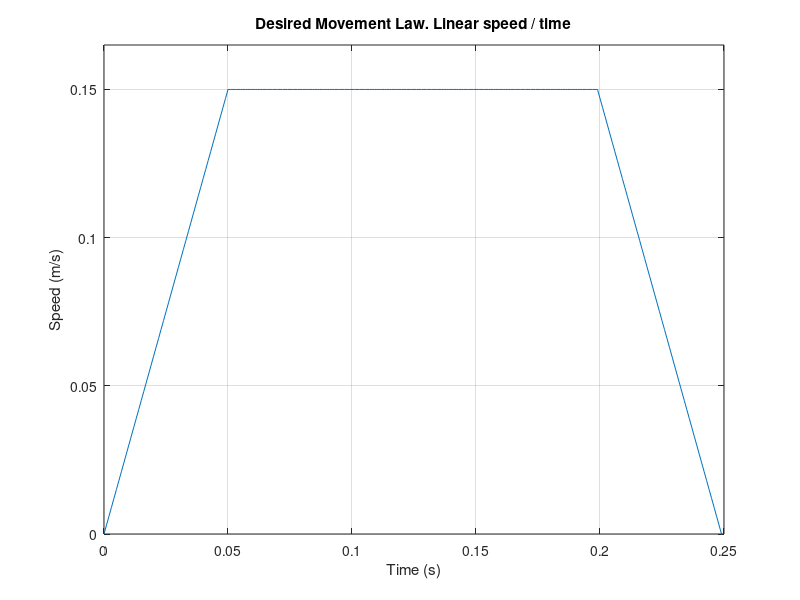
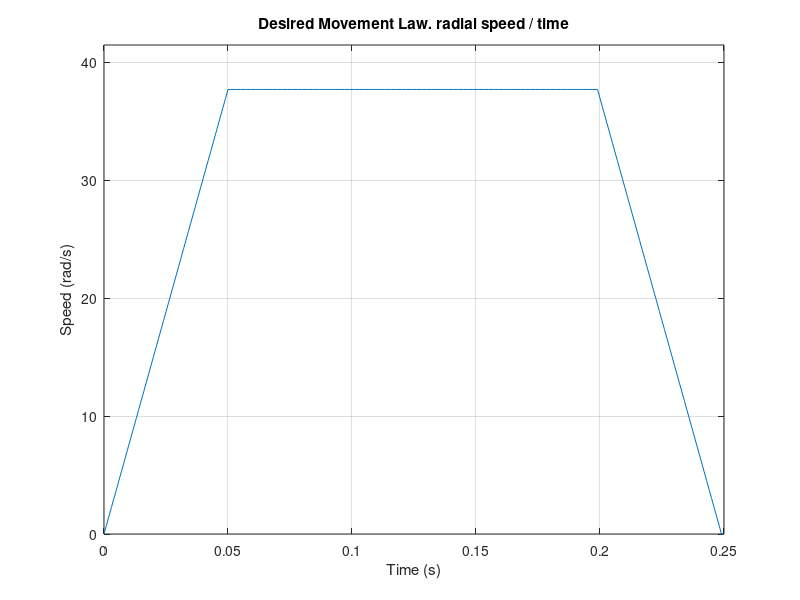
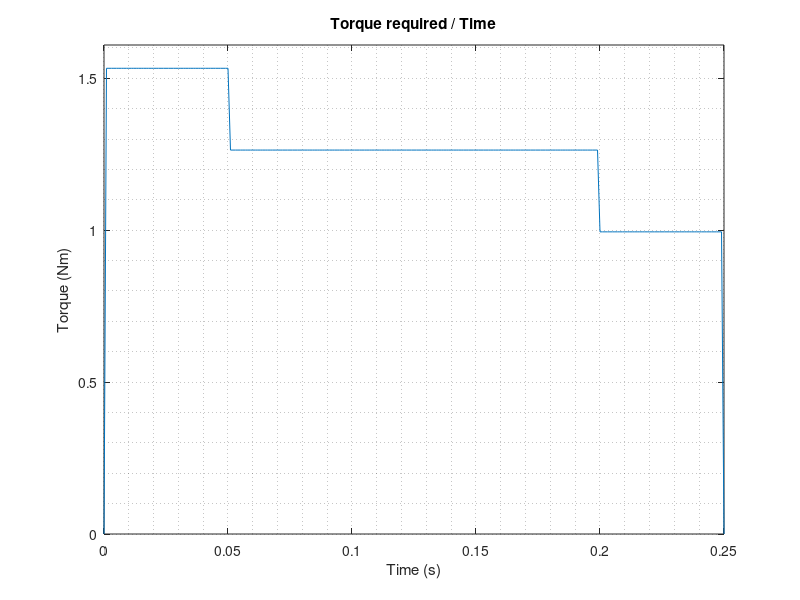
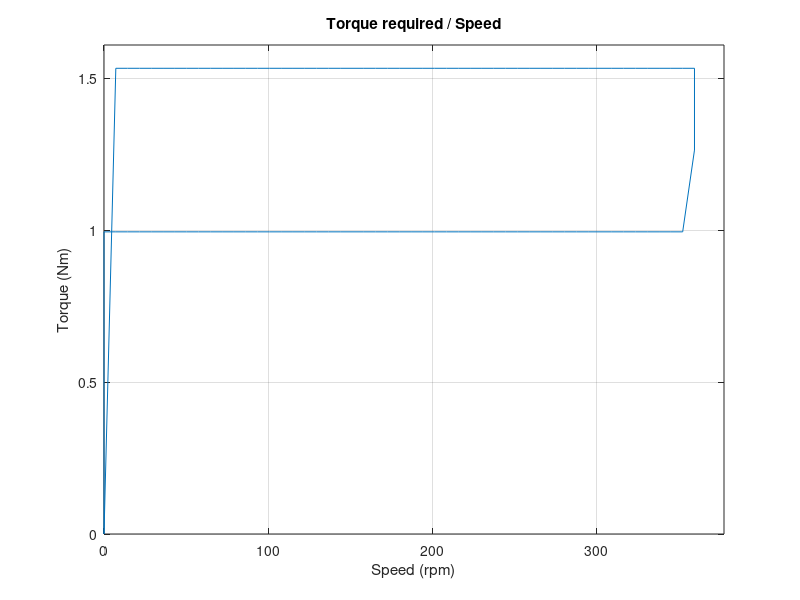

MATLAB code to generate these figures, in order: (Note: this script raises an error after producing the figures.)
%Torque calculation and HT34-504 simulator

%enviroment preparation
close all;
clear all;
clc

%motor parameters
Jm = 1.1*10^-4;                                         % motor inertia [kg*m^2]
alfa_p = 1.8;                                           % step angle [degrees]
Np = 360/alfa_p;                                        % steps number for one revolution

%ball screw parameters
Jv = 2.10*10^-4;                                        % screw inertia [kg*m^2]
lead = 0.025;                                           % righ hand lead [m]
r_eq = lead/(2*pi);                                     % equivalent radius [m]
diam = 0.025;                                           % screw diameter [m]. Not used
efficiency = 0.85;

%System requirements.
F = 270;                                                % Force necessary to move the load. [N]
time_total = 0.25;                                      % total time to move the load. [s]
time_rise = 0.2*time_total;                             % time in which the load accelerates. [s]
path_l = 30;                                            % Total linear excursion of the lever [mm]
speed_medium = (path_l*10^-3) / time_total;             % linear and medium speed of the load.
speed_peak= (speed_medium*time_total)/(time_total-time_rise);   % top linear speed. [m/s]
radial_speed_peak = speed_peak/r_eq;                    %top radial speed reached by the motor [m/s]
freq_init = 800;                                        % initial step rate [sps]
freq_fin = (radial_speed_peak/pi)*Np;                   % final step rate [sps]
TL = (F*speed_peak)/(radial_speed_peak*efficiency);     % Load Torque


time = [0:0.001:time_total];

%desired movement law plot.
ii = 2;
desired_law = zeros(1,time_total*100+1);
desired_law(ii) = 0;
for ii = 2:(time_total*200)
    desired_law(ii)= desired_law(ii-1) + 0.003;
end
for ii = (time_total*200+1):(time_total*800)
    desired_law(ii) = 0.15;
end
for ii = (time_total*800+1):(time_total*1000+1)
    desired_law(ii)= desired_law(ii-1) - 0.003;
end
figure(1);
plot(time,desired_law)
axis([0 time_total 0 speed_peak+0.1*speed_peak])
grid
title('Desired Movement Law. Linear speed / time')
xlabel('Time (s)');
ylabel('Speed (m/s)');

%desired movement law for the motor.
ii = 1;
desired_law_motor = zeros(1,time_total*1000+1);
desired_law_motor(ii) = 0;
for ii = 1:(time_total*1000)
    desired_law_motor(ii)= desired_law(ii)*((2*pi)/lead);
end

figure(2);
plot(time,desired_law_motor)
axis([0 time_total 0 radial_speed_peak+0.1*radial_speed_peak])
grid
title('Desired Movement Law. radial speed / time')
xlabel('Time (s)');
ylabel('Speed (rad/s)');


%torque calculation
Jeq = (Jm+Jv/efficiency);
ii = 1;
torque = zeros(1,time_total*1000+1);
for ii = 2:(time_total*1000)
   torque(ii)= Jeq*((desired_law_motor(ii)-desired_law_motor(ii-1))/0.001) + TL;
end

figure(3);
plot(time,torque);
axis([0 time_total 0 max(torque)*1.05])
grid minor
title('Torque required / Time')
xlabel('Time (s)');
ylabel('Torque (Nm)');


%torque / speed figure
ii = 1;
desired_law_rpm = zeros(1,time_total*1000+1);
desired_law_rpm(ii) = 0;
for ii = 1:(time_total*1000+1)
    desired_law_rpm(ii)= (desired_law_motor(ii)*60)/(2*pi);
end
figure(4);
plot(desired_law_rpm,torque);
axis([0 max(desired_law_rpm)*1.05 0 max(torque)*1.05])
grid 
title('Torque required / Speed')
xlabel('Speed (rpm)');
ylabel('Torque (Nm)');


pullout_speed_or = [0:150:1800];
pullout_speed = [0:1:1800];
pullout_torque_or = zeros(1, 13);
pullout_torque_or = [2.69 2.69 2.69 1.91 1.27 1.06 0.96 0.85 0.74 0.64 0.53 0.42 0.32];

for jj = 1:12
    m = (pullout_torque_or(jj+1) - pullout_torque_or(jj)) / 150;
    q = pullout_torque_or(jj) - m * pullout_speed_or(jj);
    for ii = 1:150
        index = (jj-1)*150+ii;
        if index < 1801
            pullout_torque(index) =  m*pullout_speed(index) + q; 
        end
    end
end

pullout_torque(1801) = 0;
pullout_torque_smooth = smooth(pullout_torque,500);

[rows, columns] = size(desired_law_rpm);

for ii = columns:1801
   desired_law_rpm(ii) = 0;
   torque(ii) = 0;
end


figure(5);
plot(pullout_speed, pullout_torque_smooth);
hold;
plot(desired_law_rpm, torque, 'red');
grid;
axis([0 max(pullout_speed)*1.05 0 max(pullout_torque_smooth)*1.05]);
title('Torque required and pull-out curve/ Speed')
xlabel('Speed (rpm)');
ylabel('Torque (Nm)');
legend('Pull-out curve', 'required torque');



display('---------------------------HT34_v1 run succesfully---------------------------')